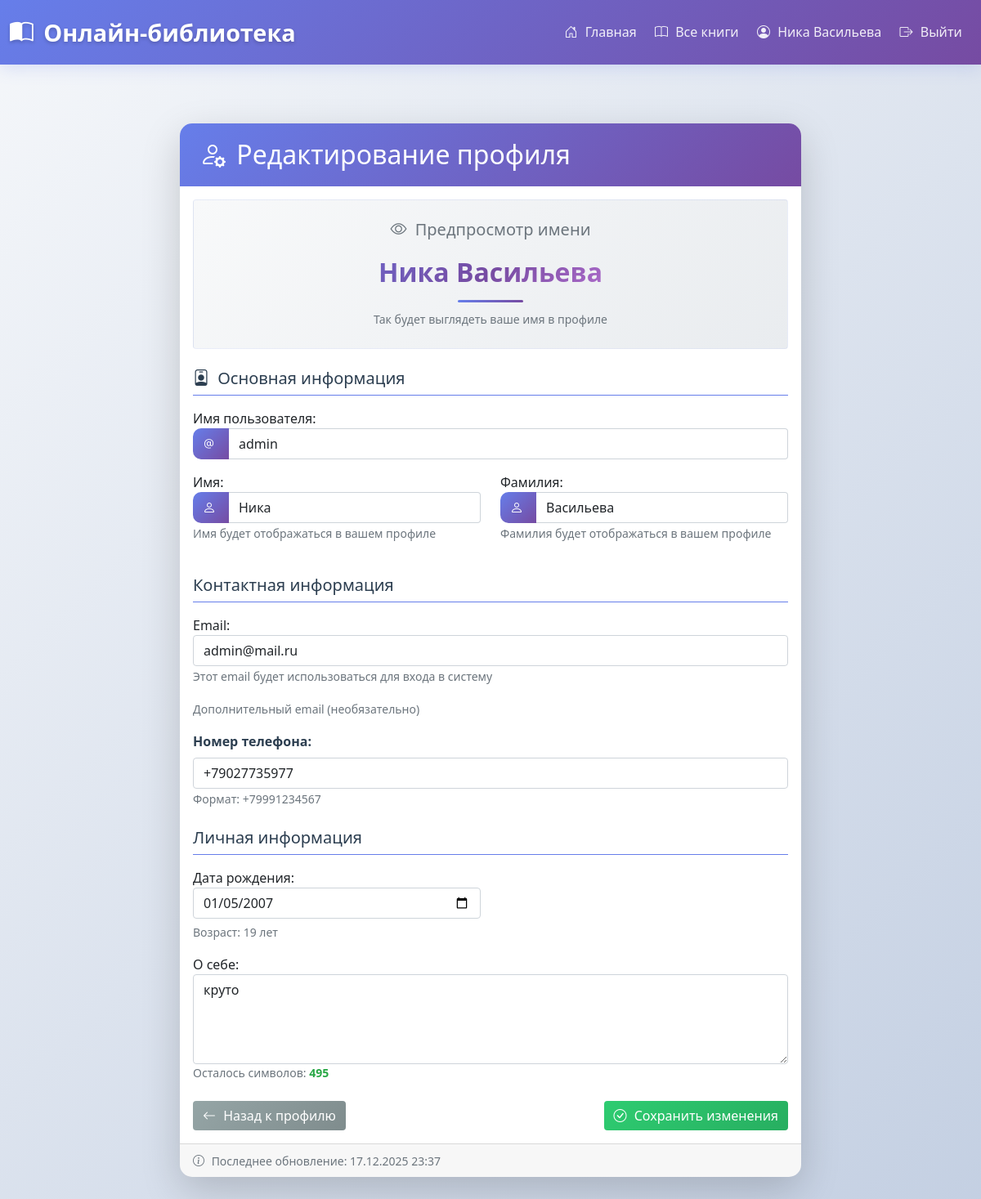
Page /profile/edit/ (signed in) on the earlier database version.
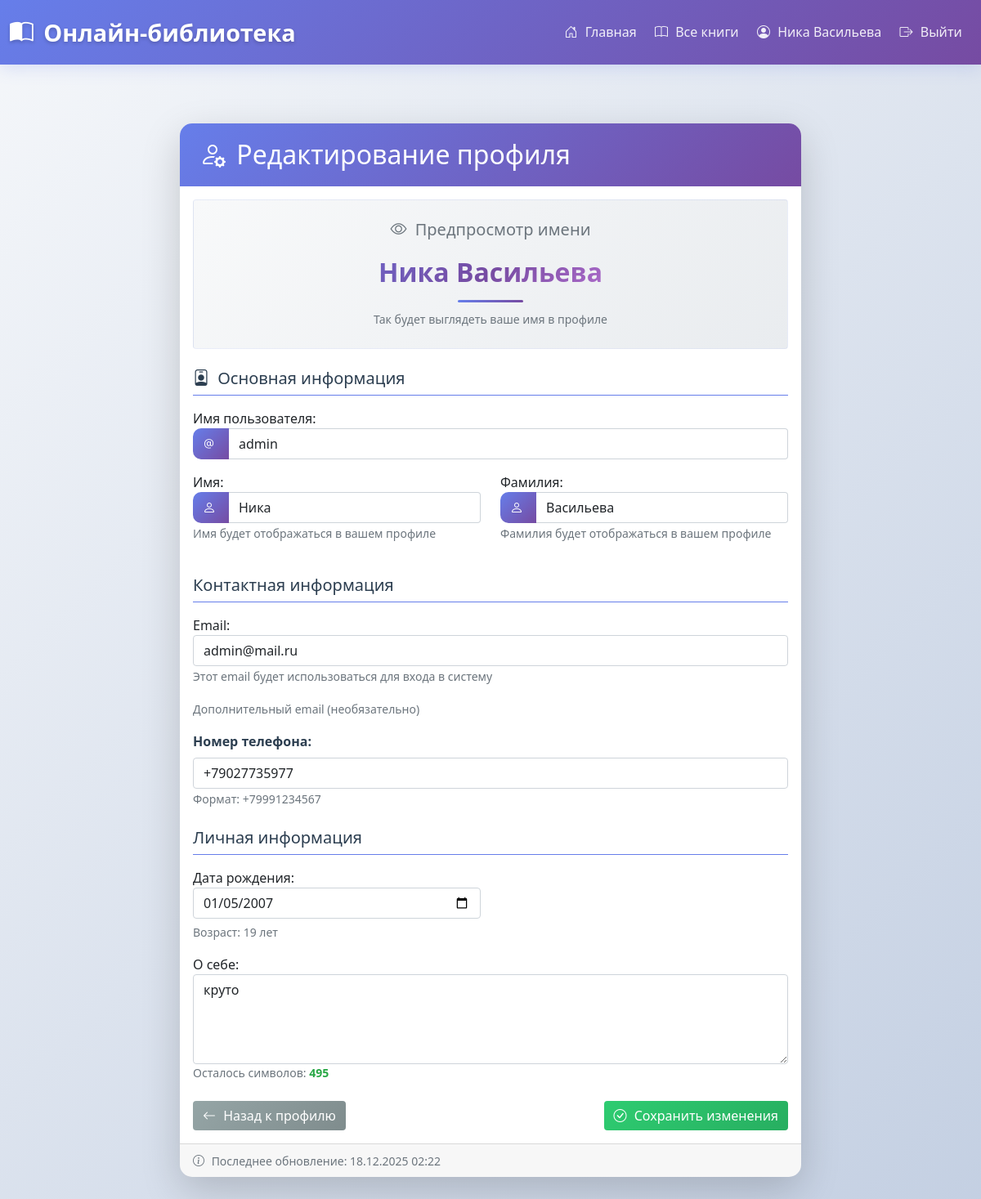
Same page on the later database version.
### library/models.py (models this page shows, shortened)
class Profile(models.Model):
    user = models.OneToOneField(User, on_delete=models.CASCADE, related_name='profile')
    phone_regex = RegexValidator(
        regex=r'^\+?1?\d{9,15}$',
        message="Номер телефона должен быть в формате: '+999999999'. До 15 цифр."
    )
    phone_number = models.CharField(
        validators=[phone_regex],
        max_length=17,
        blank=True,
        verbose_name="Номер телефона", null=True,
    )
    email = models.EmailField(
        max_length=100,
        blank=True,
        verbose_name="Email", null=True,
    )
    birth_date = models.DateField(
        null=True,
        blank=True,
        verbose_name="Дата рождения"
    )
    bio = models.TextField(
        max_length=500,
        blank=True,
        verbose_name="О себе", null=True,
    )
    created_at = models.DateTimeField(default=timezone.now)
    updated_at = models.DateTimeField(auto_now=True)
    @property
    def age(self):
        if self.birth_date:
            today = date.today()
            age = today.year - self.birth_date.year
            if (today.month, today.day) < (self.birth_date.month, self.birth_date.day):
                age -= 1
            return age
        return None
    class Meta:
        verbose_name = "Профиль"
        verbose_name_plural = "Профили"

### library/views.py (the view)
# urls.py: path('profile/edit/', views.edit_profile, name='edit_profile'),
@login_required
def edit_profile(request):
    try:
        profile = request.user.profile
    except Profile.DoesNotExist:
        profile = Profile.objects.create(user=request.user)
    if request.method == 'POST':
        user_form = UserUpdateForm(request.POST, instance=request.user)
        profile_form = ProfileUpdateForm(
            request.POST,
            request.FILES,
            instance=profile
        )
        if user_form.is_valid() and profile_form.is_valid():
            user = user_form.save()
            profile_form.save()
            print(f"DEBUG: Email сохранен: {user.email}")
            messages.success(request, 'Профиль успешно обновлен!')
            return redirect('profile')
        else:
            print(f"DEBUG: Ошибки user_form: {user_form.errors}")
            print(f"DEBUG: Ошибки profile_form: {profile_form.errors}")
            messages.error(request, 'Пожалуйста, исправьте ошибки в форме.')
    else:
        user_form = UserUpdateForm(instance=request.user)
        profile_form = ProfileUpdateForm(instance=profile)
    context = {
        'user_form': user_form,
        'profile_form': profile_form,
        'profile': profile,
    }
    return render(request, 'library/edit_profile.html', context)

### library/forms.py
class UserUpdateForm(forms.ModelForm):
    email = forms.EmailField(
        label='Email',
        required=True,
        widget=forms.EmailInput(attrs={
            'class': 'form-control',
            'placeholder': 'Введите ваш email'
        })
    )
    class Meta:
        model = User
        fields = ['username', 'email', 'first_name', 'last_name']
        widgets = {
            'username': forms.TextInput(attrs={
                'class': 'form-control',
                'placeholder': 'Имя пользователя'
            }),
            'first_name': forms.TextInput(attrs={
                'class': 'form-control',
                'placeholder': 'Имя'
            }),
            'last_name': forms.TextInput(attrs={
                'class': 'form-control',
                'placeholder': 'Фамилия'
            }),
        }
        labels = {
            'username': 'Имя пользователя',
            'first_name': 'Имя',
            'last_name': 'Фамилия',
        }

### library/templates/library/edit_profile.html (shortened to what the changed rows need)
{% extends 'library/base.html' %}
{% block content %}
<div class="container py-5">
    <div class="row">
        <div class="col-lg-8 mx-auto">
            <div class="card shadow-lg">
                <div class="card-header bg-primary text-white">
                    <h2 class="mb-0">
                        <i class="bi bi-person-gear"></i> Редактирование профиля
                    </h2>
                </div>
                <div class="card-body">
                    <form method="POST" enctype="multipart/form-data">
                        <div class="mb-4">
                            <div class="mb-3">
                                <label for="id_phone_number" class="form-label">Номер телефона:</label>
                                <input type="tel"
                                       name="phone_number"
                                       value="{{ profile_form.phone_number.value|default_if_none:'' }}"
                                       class="form-control"
                                       id="id_phone_number"
                                       placeholder="+7 (999) 123-45-67">
                                <small class="text-muted">Формат: +79991234567</small>
                            </div>
                        </div>
                        <div class="mb-4">
                            <div class="row">
                                <div class="col-md-6 mb-3">
                                    {{ profile_form.birth_date.label_tag }}
                                    {{ profile_form.birth_date }}
                                    {% if profile.age %}
                                        <div class="mt-1">
                                            <small class="text-muted">
                                                Возраст: {{ profile.age }} лет
                                            </small>
                                        </div>
                                    {% endif %}
                                </div>
                            </div>
                            <div class="mb-3">
                                {{ profile_form.bio.label_tag }}
                                {{ profile_form.bio }}
                                <small class="text-muted d-block">
                                    Осталось символов: <span id="char-count">500</span>
                                </small>
                            </div>
                        </div>
                    </form>
                </div>
                <div class="card-footer text-muted">
                    <small>
                        <i class="bi bi-info-circle"></i>
                        Последнее обновление:
                        {% if profile.updated_at %}
                            {{ profile.updated_at|date:"d.m.Y H:i" }}
                        {% else %}
                            еще не обновлялось
                        {% endif %}
                    </small>
                </div>
            </div>
        </div>
    </div>
</div>
{% endblock %}

Differences in the rows shown:
changed Profile "круто": updated_at "17.12.2025 23:37" → "18.12.2025 02:22"
